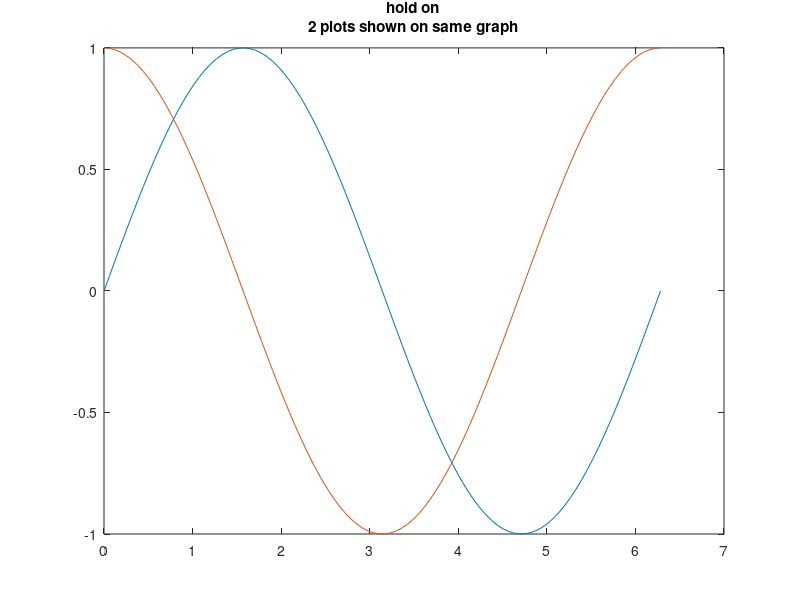

MATLAB code to generate this figure:
clf;
 t = linspace (0, 2*pi, 100);
 plot (t, sin (t));
 hold on;
 plot (t, cos (t));
 title ({"hold on", "2 plots shown on same graph"});
 hold off;